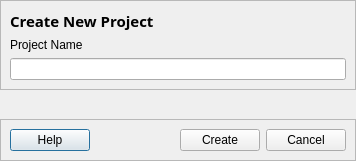
<?xml version="1.0" encoding="UTF-8"?>
<ui version="4.0">
 <class>Dialog</class>
 <widget class="QDialog" name="Dialog">
  <property name="geometry">
   <rect>
    <x>0</x>
    <y>0</y>
    <width>356</width>
    <height>161</height>
   </rect>
  </property>
  <property name="windowTitle">
   <string>Dialog</string>
  </property>
  <layout class="QVBoxLayout" name="verticalLayout_3">
   <property name="leftMargin">
    <number>0</number>
   </property>
   <property name="topMargin">
    <number>0</number>
   </property>
   <property name="rightMargin">
    <number>0</number>
   </property>
   <property name="bottomMargin">
    <number>0</number>
   </property>
   <item>
    <widget class="QFrame" name="frame">
     <property name="frameShape">
      <enum>QFrame::StyledPanel</enum>
     </property>
     <property name="frameShadow">
      <enum>QFrame::Raised</enum>
     </property>
     <layout class="QVBoxLayout" name="verticalLayout_2">
      <item>
       <layout class="QHBoxLayout" name="horizontalLayout">
        <item>
         <widget class="QLabel" name="lbl_description">
          <property name="font">
           <font>
            <family>Segoe UI Variable</family>
            <pointsize>11</pointsize>
            <weight>75</weight>
            <bold>true</bold>
           </font>
          </property>
          <property name="text">
           <string>Create New Project</string>
          </property>
         </widget>
        </item>
        <item>
         <spacer name="horizontalSpacer">
          <property name="orientation">
           <enum>Qt::Horizontal</enum>
          </property>
          <property name="sizeHint" stdset="0">
           <size>
            <width>40</width>
            <height>20</height>
           </size>
          </property>
         </spacer>
        </item>
       </layout>
      </item>
      <item>
       <layout class="QVBoxLayout" name="verticalLayout">
        <item>
         <widget class="QLabel" name="label_2">
          <property name="text">
           <string>Project Name</string>
          </property>
         </widget>
        </item>
        <item>
         <widget class="QLineEdit" name="txt_project_name"/>
        </item>
       </layout>
      </item>
     </layout>
    </widget>
   </item>
   <item>
    <spacer name="verticalSpacer">
     <property name="orientation">
      <enum>Qt::Vertical</enum>
     </property>
     <property name="sizeHint" stdset="0">
      <size>
       <width>20</width>
       <height>251</height>
      </size>
     </property>
    </spacer>
   </item>
   <item>
    <widget class="QFrame" name="frame_bottom">
     <property name="frameShape">
      <enum>QFrame::StyledPanel</enum>
     </property>
     <property name="frameShadow">
      <enum>QFrame::Raised</enum>
     </property>
     <layout class="QHBoxLayout" name="horizontalLayout_2">
      <item>
       <widget class="QPushButton" name="btn_help">
        <property name="text">
         <string>Help</string>
        </property>
       </widget>
      </item>
      <item>
       <spacer name="horizontalSpacer_2">
        <property name="orientation">
         <enum>Qt::Horizontal</enum>
        </property>
        <property name="sizeHint" stdset="0">
         <size>
          <width>90</width>
          <height>20</height>
         </size>
        </property>
       </spacer>
      </item>
      <item>
       <widget class="QPushButton" name="btn_create">
        <property name="text">
         <string>Create</string>
        </property>
       </widget>
      </item>
      <item>
       <widget class="QPushButton" name="btn_cancel">
        <property name="text">
         <string>Cancel</string>
        </property>
       </widget>
      </item>
     </layout>
    </widget>
   </item>
  </layout>
 </widget>
 <resources/>
 <connections/>
</ui>
